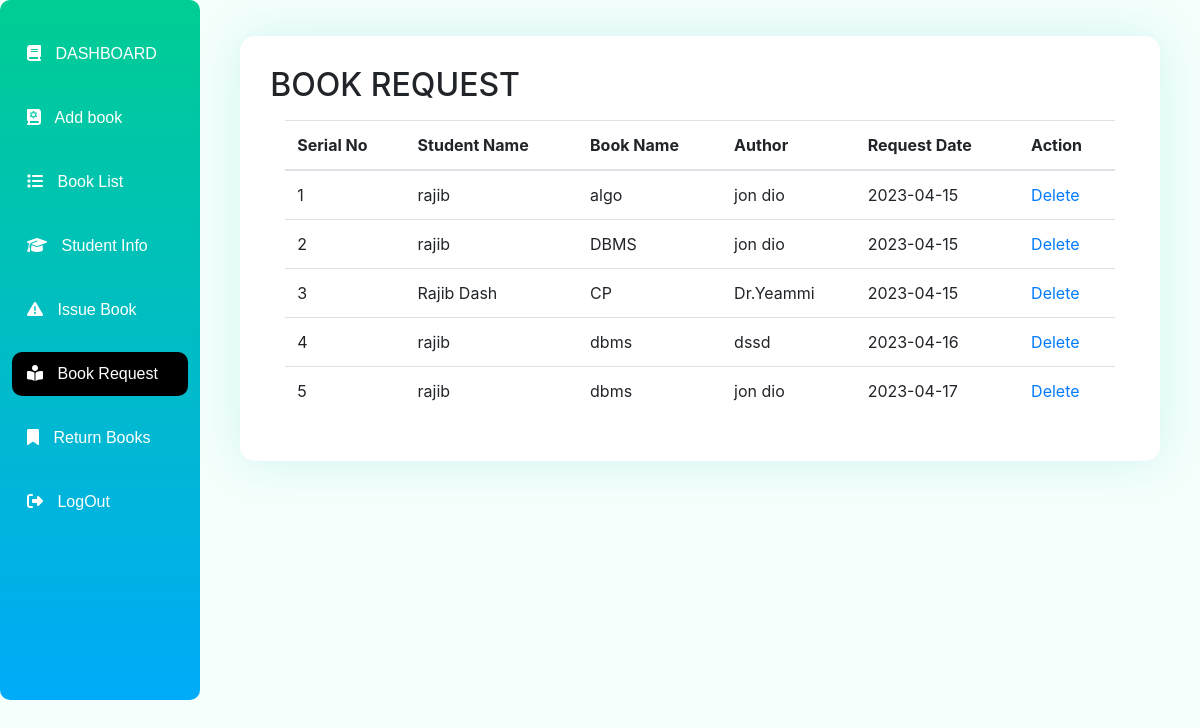
Screenshot of /Gnosis/book-request.php?bookRequest=true&&26474p with the database file from the repository.
### tables this page shows
CREATE TABLE `student_book_request` (
  `id` int(11) NOT NULL,
  `student_name` varchar(255) NOT NULL,
  `book_name` varchar(255) NOT NULL,
  `author_name` varchar(255) NOT NULL,
  `request_date` date NOT NULL DEFAULT current_timestamp()
);

### Gnosis/book-request.php (the view, shortened to what this page needs)
<!doctype html>
<html lang="en">
  <head>
    <link rel="stylesheet" href="https://cdnjs.cloudflare.com/ajax/libs/font-awesome/6.4.0/css/all.min.css">
    <link rel="stylesheet" href="https://stackpath.bootstrapcdn.com/bootstrap/4.3.1/css/bootstrap.min.css"
>
     <link rel="stylesheet" href="./css/style.css">
  </head>
  <?php
     require_once("config/configer.php");
    ?>
  <body>
    <section>
               <div class="admin-section">
                  <div class="container-fluid">
                    <div class="row">
                     <div class="col-md-2 col-xxl-2 col-lg-2 p-0">
                <?php
                require_once("side_bar.php");
                ?>
            </div>
            <div class="col-md-10 col-xxl-10 col-lg-10  p-3 mb-auto d-flex justify-content-center ">
            <div class="student-info-table">
                    <h2>BOOK REQUEST</h2>
                    <div class="container mt-3">
                        <table class="table table-hover">
                        <thead>
                        <tr>
                            <th>Serial No</th>
                            <th>Student Name</th>
                            <th>Book Name</th>
                            <th>Author</th>
                            <th>Request Date</th>
                            <th>Action</th>
                        </tr>
                        </thead>
                        <tbody>
                    <?php
                    $count=0;
                        $query="SELECT * FROM `student_book_request`";
                        $data_sharing=mysqli_query($connect,$query);
                        while($row=mysqli_fetch_assoc($data_sharing))
                        {
                            $id=$row['id'];
                            $student_name=$row['student_name'];
                            $book_name=$row['book_name'];
                            $author_name=$row['author_name'];
                            $request_date=$row['request_date'];
                            $count++;
                            ?>
                        <tr>
                        <td><?php echo $count?></td>
                            <td><?php echo $student_name?></td>
                            <td><?php echo $book_name?></td>
                            <td><?php echo $author_name?></td>
                            <td><?php echo $request_date?></td>
                            <td><a href="php_core/delBookRequest.php?del=<?php echo $id ?>">Delete</a></td>
                        </tr>
        <?php
    }
           ?>
           </tbody>
                    </table>
            </div>
        </div>
       </div>
    </div>
 </body>
</html>

### Gnosis/css/style.css (style rules this page uses)
* { margin: 0; padding: 0; }
body { min-height: 100%; background-color: #f5fffc; }
.student-info-table { background: white; padding: 30px; border-radius: 15px; width: 95%; overflow-x: auto; box-shadow: 0px 0px 50px #3bc6c733; margin-top: 20px; }

### rows the page displays
student_book_request: student_name "rajib", book_name "algo", author_name "jon dio", request_date "2023-04-15"
student_book_request: student_name "rajib", book_name "DBMS", author_name "jon dio", request_date "2023-04-15"
student_book_request: student_name "Rajib Dash", book_name "CP", author_name "Dr.Yeammi", request_date "2023-04-15"
student_book_request: student_name "rajib", book_name "dbms", author_name "dssd", request_date "2023-04-16"
student_book_request: student_name "rajib", book_name "dbms", author_name "jon dio", request_date "2023-04-17"
